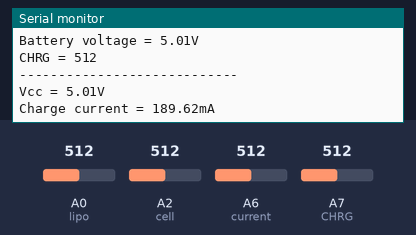
Bench run of a sketch on a simulated Arduino Nano, built with avr-gcc and run on an emulated ATmega328P. Shown: the last lines printed to the serial monitor. The test bench sets the inputs (shaded band); at power-on: A0 (lipo) = 512, A2 (cell) = 512, A6 (current) = 512, A7 (CHRG) = 512.

Above: at 4.4 s.
4.5 s: A0 (lipo) set to 716
At 5.9 s:
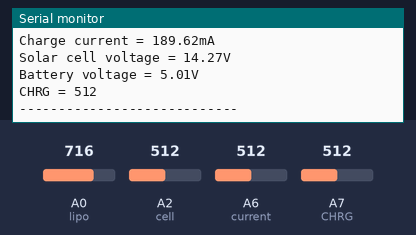
9.1 s: A2 (cell) set to 716
At 11.11 s:
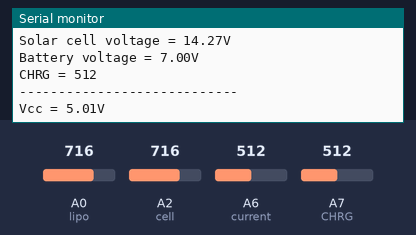
13.7 s: A6 (current) set to 716
At 15.52 s:
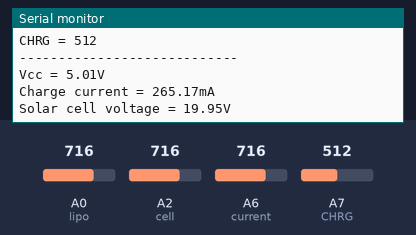
22.5 s: A7 (CHRG) set to 716
At 23.15 s:
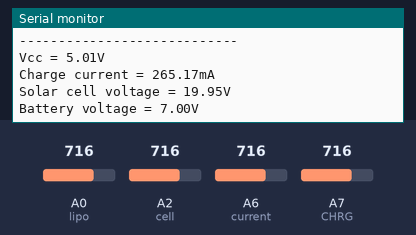
27.1 s: A0 (lipo) set to 992
At 30.9 s:
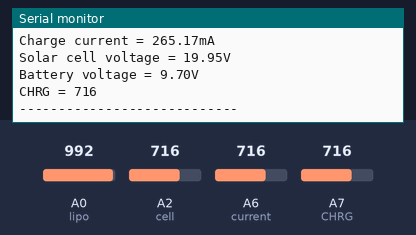
31.7 s: A2 (cell) set to 992
At 32.79 s:
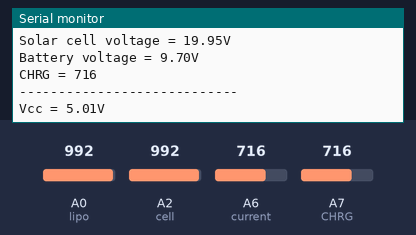
Timing chart, 0 to 34.7 s (numbered marks = the images above; inputs shaded):
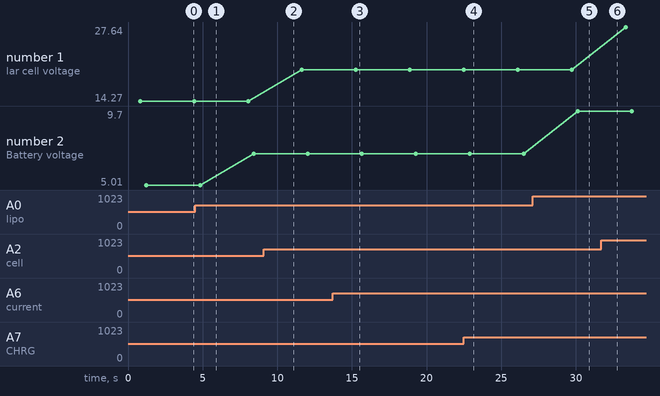

Measured:
- after the input at 13.7 s, the serial monitor: prints a new line after 1.2 s (image 3)
- after the input at 27.1 s, the serial monitor: prints a new line after 3.0 s (image 5)
- plotted number 1: 14.27 → 19.95 after the input at 9.1 s, 19.95 → 27.64 after the input at 31.7 s
- plotted number 2: 5.01 → 7 after the input at 4.5 s, 7 → 9.7 after the input at 27.1 s

The sketch:

LTC4079.ino
```cpp
float readVcc()
{
  signed long resultVcc;
  float resultVccFloat;
  // Read 1.1V reference against AVcc
  ADMUX = _BV(REFS0) | _BV(MUX3) | _BV(MUX2) | _BV(MUX1);
  delay(10);                           // Wait for Vref to settle
  ADCSRA |= _BV(ADSC);                 // Convert
  while (bit_is_set(ADCSRA,ADSC));
  resultVcc = ADCL;
  resultVcc |= ADCH<<8;
  resultVcc = 1126400L / resultVcc;    // Back-calculate AVcc in mV
  resultVccFloat = (float) resultVcc / 1000.0; // Convert to Float

  return resultVccFloat;
}

int current = A6;
int cell = A2;
int lipo = A0;
int CHRG = A7;

float vout = 0.0;
float vin = 0.0;
float R1 = 47000.0; // resistance of R1
float R2 = 10000.0; // resistance of R2
int value = 0;

void setup()
{
  Serial.begin(9600);
}

void loop()
{
  float napetost = readVcc();

   value = analogRead(cell);
   vout = (value * napetost) / 1024.0;
   vin = vout / (R2/(R1+R2));
   if (vin<0.09)
    {
     vin=0.0;
    }
  float tok = ((analogRead(current) * napetost / 1024 ) *250) / 3.3; // convert the ADC value to miliamps
  float baterija = ( analogRead(lipo) * napetost / 1024 ) * 2; // measuring battery voltage
  int polnjenje = analogRead(CHRG);

  Serial.print("Vcc = ");
  Serial.print(napetost);
  Serial.println("V");
  delay(400);
  Serial.print("Charge current = ");
  Serial.print(tok);
  Serial.println("mA");
  delay(400);
  Serial.print("Solar cell voltage = ");
  Serial.print(vin);
  Serial.println("V");
  delay(400);
  Serial.print("Battery voltage = ");
  Serial.print(baterija);
  Serial.println("V");
  delay(400);
  Serial.print("CHRG = ");
  Serial.println(polnjenje);
  Serial.println("----------------------------");
  delay(2000);
}
/*
Improving accuracy:
To do so, simply measure your Vcc with a voltmeter and with our readVcc() function. Then, replace the constant 1107035L with a new constant:
scale_constant = internal1.1Ref * 1024 * 1000
where
internal1.1Ref = 1,1 * Vcc1 (per voltmeter) / Vcc2 (per readVcc() function)
Example:
For instance, I measure 3,43V from my FTDI, the calculated value of Vref is 1,081V.
So (1,081 x 1000 x 1024) = 1107034,95 or 1107035L rounded up.

Use smoothing example from IDE to smooth the data from ADC.
*/
```
